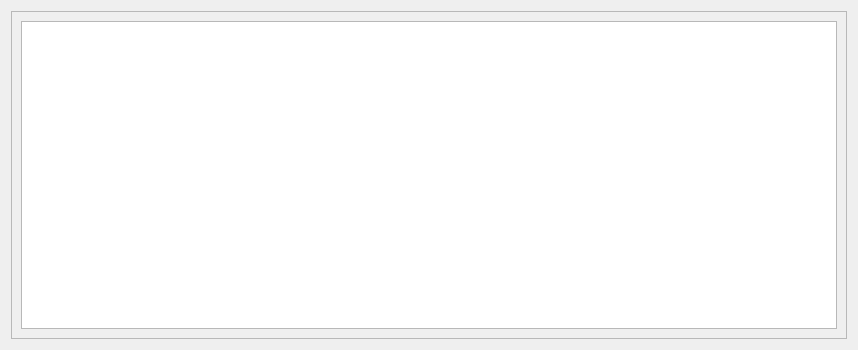
<?xml version="1.0" encoding="UTF-8"?>
<ui version="4.0">
 <class>PaymentsPage</class>
 <widget class="QWidget" name="PaymentsPage">
  <property name="geometry">
   <rect>
    <x>0</x>
    <y>0</y>
    <width>858</width>
    <height>350</height>
   </rect>
  </property>
  <property name="windowTitle">
   <string>Form</string>
  </property>
  <layout class="QVBoxLayout" name="verticalLayout">
   <item>
    <layout class="QHBoxLayout" name="horizontalLayout">
     <item>
      <widget class="QFrame" name="verticalFrame">
       <property name="frameShape">
        <enum>QFrame::StyledPanel</enum>
       </property>
       <layout class="QVBoxLayout" name="verticalLayout_2">
        <item>
         <widget class="QTableView" name="paymentsTableView">
          <property name="horizontalScrollBarPolicy">
           <enum>Qt::ScrollBarAlwaysOff</enum>
          </property>
          <property name="selectionBehavior">
           <enum>QAbstractItemView::SelectRows</enum>
          </property>
          <property name="sortingEnabled">
           <bool>true</bool>
          </property>
          <attribute name="horizontalHeaderCascadingSectionResizes">
           <bool>false</bool>
          </attribute>
          <attribute name="horizontalHeaderMinimumSectionSize">
           <number>0</number>
          </attribute>
          <attribute name="horizontalHeaderStretchLastSection">
           <bool>true</bool>
          </attribute>
          <attribute name="verticalHeaderVisible">
           <bool>false</bool>
          </attribute>
          <attribute name="verticalHeaderHighlightSections">
           <bool>true</bool>
          </attribute>
         </widget>
        </item>
       </layout>
      </widget>
     </item>
    </layout>
   </item>
  </layout>
 </widget>
 <resources/>
 <connections/>
</ui>
